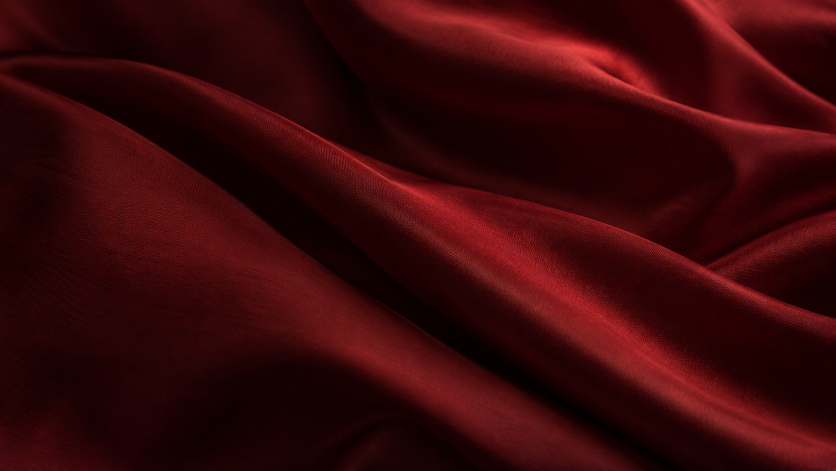
#> input picture docs/footer-silk-generated.png, 1672 x 941 px (shown at 1/2 size)
$ python render_footer.py
#> lines starting #> are read from the running program, lines starting #| are printed output that depends on the picture
"""Deterministic 10 s seamless motion derived from original GPT Images silk.
No external footage. Spatially varying fabric displacement, periodic in time.
Run: py docs/render_footer.py
"""
from pathlib import Path
import json, math, subprocess
import numpy as np
from PIL import Image, ImageOps
import imageio_ffmpeg

ROOT = Path(__file__).resolve().parents[1]
OUT = ROOT / 'dist/assets'
W,H,FPS,FRAMES = 1280,720,24,240
base = np.asarray(ImageOps.fit(Image.open(ROOT/'docs/footer-silk-generated.png').convert('RGB'),(W+128,H+128)),dtype=np.uint8)
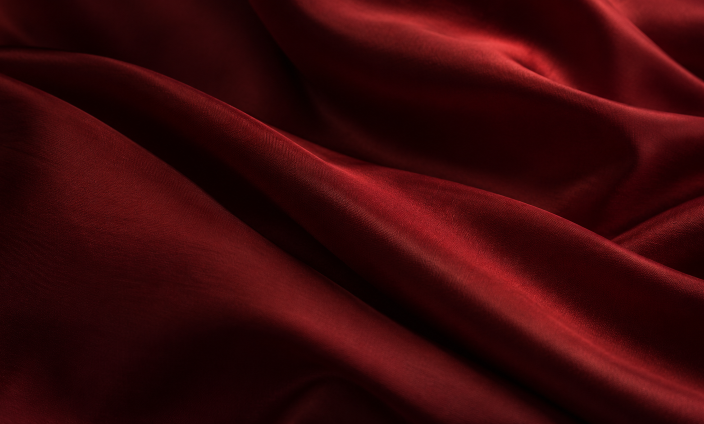
#> base: shape (848, 1408, 3) (shown at 1/2 size); mean R, G, B 56.3, 7.8, 9.3
yy,xx = np.mgrid[0:H,0:W].astype(np.float32)

def frame(index):
    phase = np.float32(2*math.pi*index/FRAMES)
    # Broad, gentle traveling elastic waves; integer temporal frequencies ensure
    # endpoint identity in both position and velocity rather than a crossfade.
    sx = xx+64 + 12*np.sin(phase+yy/210+xx/700) + 4*np.sin(2*phase-xx/330+yy/450)
    sy = yy+64 + 8*np.sin(phase+xx/280-yy/500) + 3*np.cos(2*phase+yy/170)
    x0,y0=np.floor(sx).astype(np.int32),np.floor(sy).astype(np.int32)
    fx,fy=(sx-x0)[...,None],(sy-y0)[...,None]
    result=(base[y0,x0]*(1-fx)*(1-fy)+base[y0,x0+1]*fx*(1-fy)+base[y0+1,x0]*(1-fx)*fy+base[y0+1,x0+1]*fx*fy)
    # Soft periodic illumination is part of the fabric motion, not a fade.
    light=1+0.018*np.sin(phase+xx/600+yy/850)
    return np.clip(result*light[...,None],0,255).astype(np.uint8)

#> (the run stopped early here; a loop or call above may not have finished)

$ run again, with docs/footer-frame-180.jpg saved as docs/footer-silk-generated.png
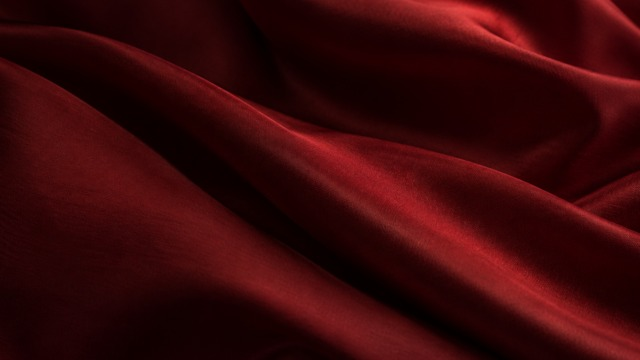
#> input picture docs/footer-frame-180.jpg, 640 x 360 px
#> `base = np.asarray(ImageOps.fit(Image.open(ROOT/'docs/footer-silk-gener..`:
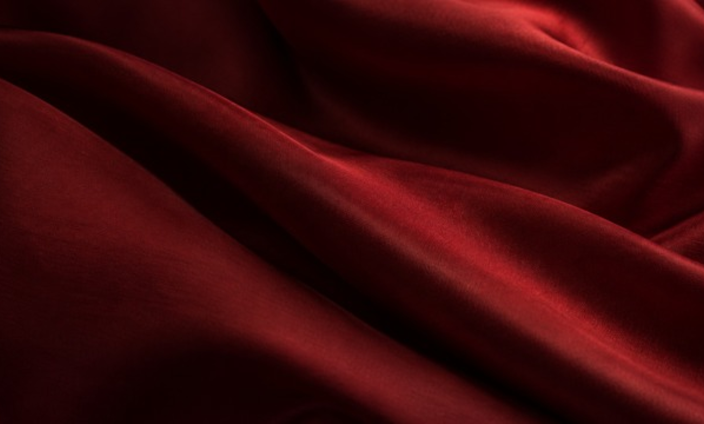
#> base: shape (848, 1408, 3) (shown at 1/2 size); mean R, G, B 57.4, 7.9, 9.2
